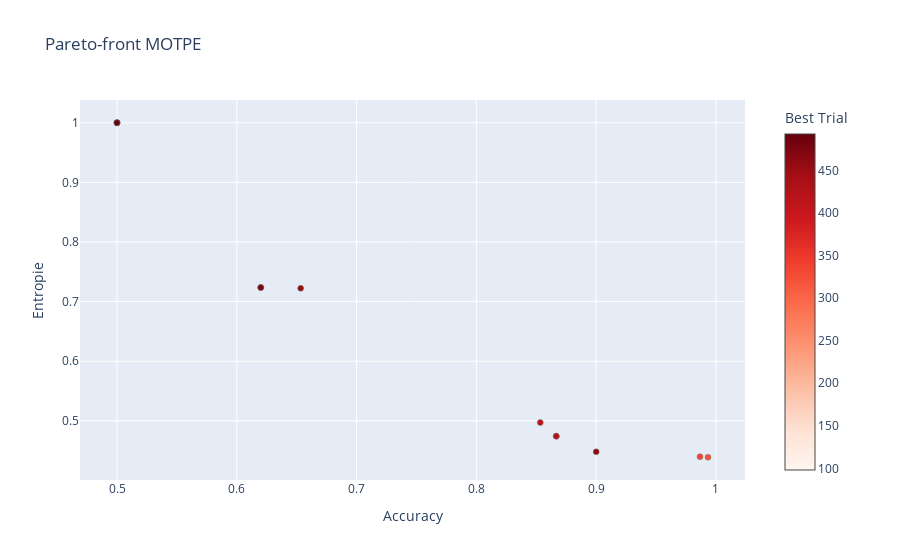

Notebook code for this chart:
### Code cell
fig = optuna.visualization.plot_pareto_front(exp, target_names=["Accuracy", "Entropie"], include_dominated_trials=False)
#fig = optuna.visualization.plot_pareto_front(motpe_experiment, target_names=["objective 1", "objective 2"])
fig.layout.title = 'Pareto-front MOTPE'
fig

### Figure 1 — Plotly figure (JSON) as saved in the notebook; plotly's stock layout.template omitted (floating-point values rounded to 4 significant figures)
{"data": [{"hovertemplate": "%{text}<extra>Trial</extra>", "marker": {"color": [], "colorbar": {"title": {"text": "Trial"}}, "colorscale": [[0, "rgb(247,251,255)"], [0.125, "rgb(222,235,247)"], [0.25, "rgb(198,219,239)"], [0.375, "rgb(158,202,225)"], [0.5, "rgb(107,174,214)"], [0.625, "rgb(66,146,198)"], [0.75, "rgb(33,113,181)"], [0.875, "rgb(8,81,156)"], [1, "rgb(8,48,107)"]], "line": {"color": "Grey", "width": 0.5}}, "mode": "markers", "showlegend": false, "text": [], "type": "scatter", "x": [], "y": []}, {"hovertemplate": "%{text}<extra>Best Trial</extra>", "marker": {"color": [98, 308, 320, 335, 419, 421, 428, 454, 456, 462, 463, 473, 478, 493], "colorbar": {"title": {"text": "Best Trial"}, "x": 1, "xpad": 40}, "colorscale": [[0, "rgb(255,245,240)"], [0.125, "rgb(254,224,210)"], [0.25, "rgb(252,187,161)"], [0.375, "rgb(252,146,114)"], [0.5, "rgb(251,106,74)"], [0.625, "rgb(239,59,44)"], [0.75, "rgb(203,24,29)"], [0.875, "rgb(165,15,21)"], [1, "rgb(103,0,13)"]], "line": {"color": "Grey", "width": 0.5}}, "mode": "markers", "showlegend": false, "text": ["{<br>  \"number\": 98,<br>  \"values\": [<br>    0.5,<br>    1.0<br>  ],<br>  \"params\": {<br>    \"classifier\": \"RandomForest\",<br>    \"rf_n_estimators\": 540,<br>    \"rf_max_depth\": 29,<br>    \"rf_min_samples_split\": 0.2953118883952624,<br>    \"rf_min_samples_leaf\": 0.33986737573311027,<br>    \"rf_max_features\": \"log2\",<br>    \"rf_random_state\": 42<br>  }<br>}", "{<br>  \"number\": 308,<br>  \"values\": [<br>    0.5,<br>    1.0<br>  ],<br>  \"params\": {<br>    \"classifier\": \"RandomForest\",<br>    \"rf_n_estimators\": 690,<br>    \"rf_max_depth\": 29,<br>    \"rf_min_samples_split\": 0.47406910986410294,<br>    \"rf_min_samples_leaf\": 0.33929615543278463,<br>    \"rf_max_features\": \"log2\",<br>    \"rf_random_state\": 42<br>  }<br>}", "{<br>  \"number\": 320,<br>  \"values\": [<br>    0.9933333333333333,<br>    0.43889888426242596<br>  ],<br>  \"params\": {<br>    \"classifier\": \"RandomForest\",<br>    \"rf_n_estimators\": 30,<br>    \"rf_max_depth\": 32,<br>    \"rf_min_samples_split\": 0.03317133762082086,<br>    \"rf_min_samples_leaf\": 0.029488062266971732,<br>    \"rf_max_features\": \"log2\",<br>    \"rf_random_state\": 42<br>  }<br>}", "{<br>  \"number\": 335,<br>  \"values\": [<br>    0.9866666666666667,<br>    0.43982072168605746<br>  ],<br>  \"params\": {<br>    \"classifier\": \"RandomForest\",<br>    \"rf_n_estimators\": 30,<br>    \"rf_max_depth\": 32,<br>    \"rf_min_samples_split\": 0.029825220000912533,<br>    \"rf_min_samples_leaf\": 0.040958773126368156,<br>    \"rf_max_features\": \"log2\",<br>    \"rf_random_state\": 42<br>  }<br>}", "{<br>  \"number\": 419,<br>  \"values\": [<br>    0.8533333333333334,<br>    0.49706173956602495<br>  ],<br>  \"params\": {<br>    \"classifier\": \"RandomForest\",<br>    \"rf_n_estimators\": 40,<br>    \"rf_max_depth\": 31,<br>    \"rf_min_samples_split\": 0.5635774795008999,<br>    \"rf_min_samples_leaf\": 0.29776075560917664,<br>    \"rf_max_features\": \"log2\",<br>    \"rf_random_state\": 42<br>  }<br>}", "{<br>  \"number\": 421,<br>  \"values\": [<br>    0.8666666666666667,<br>    0.47430791570055375<br>  ],<br>  \"params\": {<br>    \"classifier\": \"RandomForest\",<br>    \"rf_n_estimators\": 70,<br>    \"rf_max_depth\": 31,<br>    \"rf_min_samples_split\": 0.5755085124522658,<br>    \"rf_min_samples_leaf\": 0.2991237616455633,<br>    \"rf_max_features\": \"sqrt\",<br>    \"rf_random_state\": 42<br>  }<br>}", "{<br>  \"number\": 428,<br>  \"values\": [<br>    0.8666666666666667,<br>    0.47430791570055375<br>  ],<br>  \"params\": {<br>    \"classifier\": \"RandomForest\",<br>    \"rf_n_estimators\": 70,<br>    \"rf_max_depth\": 31,<br>    \"rf_min_samples_split\": 0.564455034817239,<br>    \"rf_min_samples_leaf\": 0.29754181393863405,<br>    \"rf_max_features\": \"sqrt\",<br>    \"rf_random_state\": 42<br>  }<br>}", "{<br>  \"number\": 454,<br>  \"values\": [<br>    0.6533333333333333,<br>    0.7222579675744203<br>  ],<br>  \"params\": {<br>    \"classifier\": \"RandomForest\",<br>    \"rf_n_estimators\": 10,<br>    \"rf_max_depth\": 15,<br>    \"rf_min_samples_split\": 0.41655479942830365,<br>    \"rf_min_samples_leaf\": 0.32167610472306335,<br>    \"rf_max_features\": \"sqrt\",<br>    \"rf_random_state\": 42<br>  }<br>}", "{<br>  \"number\": 456,<br>  \"values\": [<br>    0.62,<br>    0.7235414625620842<br>  ],<br>  \"params\": {<br>    \"classifier\": \"RandomForest\",<br>    \"rf_n_estimators\": 10,<br>    \"rf_max_depth\": 15,<br>    \"rf_min_samples_split\": 0.632560172144189,<br>    \"rf_min_samples_leaf\": 0.13770187723090116,<br>    \"rf_max_features\": \"sqrt\",<br>    \"rf_random_state\": 42<br>  }<br>}", "{<br>  \"number\": 462,<br>  \"values\": [<br>    0.5,<br>    1.0<br>  ],<br>  \"params\": {<br>    \"classifier\": \"RandomForest\",<br>    \"rf_n_estimators\": 40,<br>    \"rf_max_depth\": 14,<br>    \"rf_min_samples_split\": 0.6685800548281582,<br>    \"rf_min_samples_leaf\": 0.139958714890711,<br>    \"rf_max_features\": \"sqrt\",<br>    \"rf_random_state\": 42<br>  }<br>}", "{<br>  \"number\": 463,<br>  \"values\": [<br>    0.9,<br>    0.4479837760049693<br>  ],<br>  \"params\": {<br>    \"classifier\": \"RandomForest\",<br>    \"rf_n_estimators\": 40,<br>    \"rf_max_depth\": 31,<br>    \"rf_min_samples_split\": 0.4743959231889845,<br>    \"rf_min_samples_leaf\": 0.17269476773098877,<br>    \"rf_max_features\": \"sqrt\",<br>    \"rf_random_state\": 42<br>  }<br>}", "{<br>  \"number\": 473,<br>  \"values\": [<br>    0.5,<br>    1.0<br>  ],<br>  \"params\": {<br>    \"classifier\": \"RandomForest\",<br>    \"rf_n_estimators\": 40,<br>    \"rf_max_depth\": 31,<br>    \"rf_min_samples_split\": 0.669387258420724,<br>    \"rf_min_samples_leaf\": 0.06666110748809881,<br>    \"rf_max_features\": \"sqrt\",<br>    \"rf_random_state\": 42<br>  }<br>}", "{<br>  \"number\": 478,<br>  \"values\": [<br>    0.62,<br>    0.7235414625620842<br>  ],<br>  \"params\": {<br>    \"classifier\": \"RandomForest\",<br>    \"rf_n_estimators\": 10,<br>    \"rf_max_depth\": 14,<br>    \"rf_min_samples_split\": 0.6322801459981321,<br>    \"rf_min_samples_leaf\": 0.14252273911997554,<br>    \"rf_max_features\": \"sqrt\",<br>    \"rf_random_state\": 42<br>  }<br>}", "{<br>  \"number\": 493,<br>  \"values\": [<br>    0.5,<br>    1.0<br>  ],<br>  \"params\": {<br>    \"classifier\": \"RandomForest\",<br>    \"rf_n_estimators\": 20,<br>    \"rf_max_depth\": 31,<br>    \"rf_min_samples_split\": 0.4240093190567079,<br>    \"rf_min_samples_leaf\": 0.32837333980786587,<br>    \"rf_max_features\": \"log2\",<br>    \"rf_random_state\": 42<br>  }<br>}"], "type": "scatter", "x": [0.5, 0.5, 0.9933, 0.9867, 0.8533, 0.8667, 0.8667, 0.6533, 0.62, 0.5, 0.9, 0.5, 0.62, 0.5], "y": [1, 1, 0.4389, 0.4398, 0.4971, 0.4743, 0.4743, 0.7223, 0.7235, 1, 0.448, 1, 0.7235, 1]}], "layout": {"title": {"text": "Pareto-front MOTPE"}, "xaxis": {"title": {"text": "Accuracy"}}, "yaxis": {"title": {"text": "Entropie"}}}}
